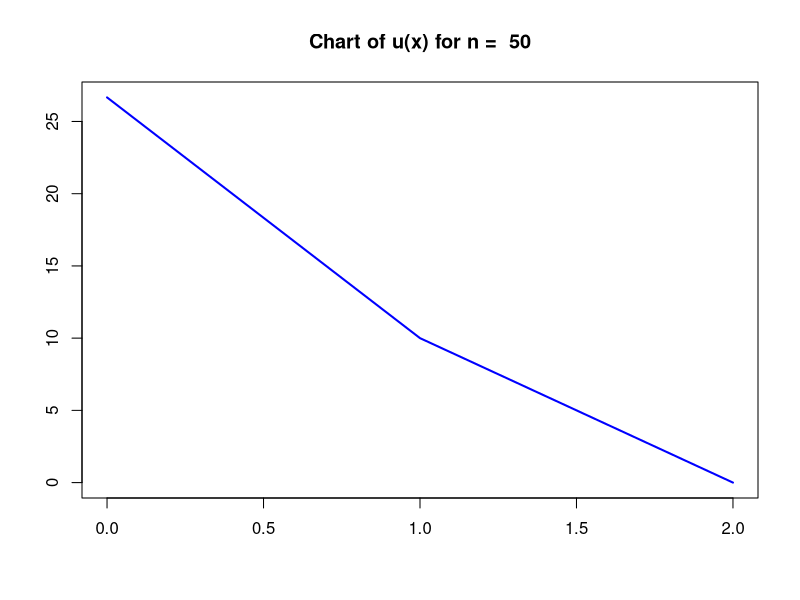

The R source for this figure:
# Specified number of intervals.
n <- 50

# Setting a helping constant.
h <- 2/n

# Defining a function of elastic deformation.
E <- function(x) {
  if(x <= 1) {
    return(3)
  }else{
    return(5)
  }
}

# Defining e function (Not exponential, just name "e").
e <- function(i) {
  return(function(x) {
    return(pmax(1 - abs((x-i*h)/h), 0))
  })
}

# Defining derivative of e.
eDir <- function(i) {
  return(function(x) {
    ei <- e(i)
    if(ei(x) == 0) {
      return(0)
    }
    if(x >= i*h) {
      return(-1/h)
    }
    return(1/h)
  })
}

# Defining the integrating function.
integrate <- function(f, a, b) {
  x1 <- -1/sqrt(3)
  x2 <- 1/sqrt(3)
  result <- 0
  result <- result + f((b-a)/2*x1 + (b + a)/2)
  result <- result + f((b-a)/2*x2 + (b + a)/2)
  return(result*(b - a)/2)
}

# Defining B function.
B <- function(e1, e1Dir, e2, e2Dir, lower, upper) {
  integrand <- function(x) e1Dir(x) * e2Dir(x) * E(x)
  result <- integrate(integrand, lower, upper)
  temp <- 3 * e1(0) * e2(0)
  return(result - temp)
}

# Defining L function.
L <- function(e2) {
  result <- 30 * e2(0)
  return(-result)
}

# Calculating matrix of B.
matrix <- matrix(0, ncol = n, nrow = n)
for (i in 1:n) {
  for (j in 1:n) {
    ei <- e(i - 1)
    ej <- e(j - 1)
    eiDir <- eDir(i - 1)
    ejDir <- eDir(j - 1)
    if(i != j) {
      mn <- max(0, min(i - 1, j - 1) * h)
      mx <- min(2, max(i - 1, j - 1) * h)
    } else {
      mn <- max(0, (i - 2) * h)
      mx <- min(2, (i) * h)
    }
    result <- B(ei, eiDir, ej, ejDir, mn, mx)
    matrix[i, j] <- result
  }
}

# Calculating vector of L.
vector <- rep(0, times=n)
for (i in 1:n) {
  ei <- e(i - 1)
  result <- L(ei)
  vector[i] <- result
}

# Solving system of equations.
weights <- solve(matrix, vector)

# Calculating value of u(x).
u <- function(x) {
  result <- 0
  for(i in 1:n) {
    ei <- e(i-1)
    temp <- weights[i]
    result <- result + ei(x) * temp
  }
  return(result)
}

# Creating chart
x <- seq(0, 2, by = h)
result = rep(0, times=n+1)
for (i in 1:(n+1)) {
  result[i] <- u(x[i])
}

# Displaying a chart
myMain <- paste("Chart of u(x) for n = ", n)
plot(x, result, type = "l", col = "blue", lwd = 2, xlab = "", ylab = "", main = myMain)